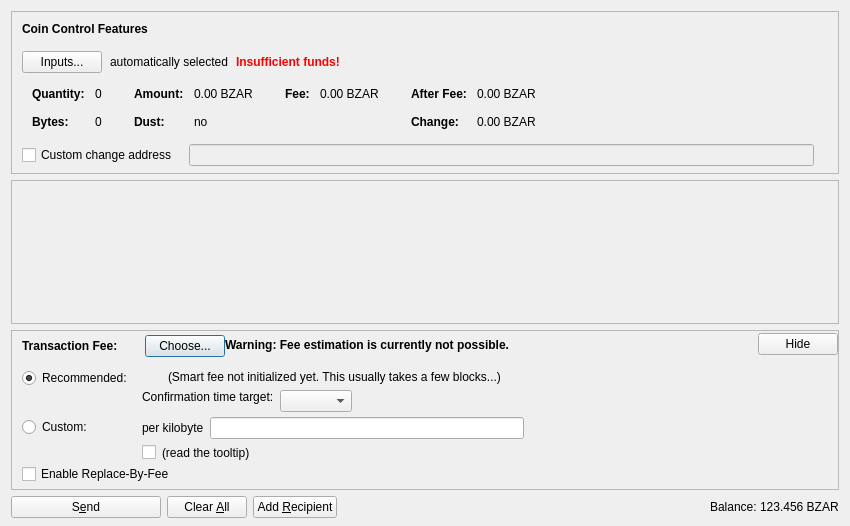
<?xml version="1.0" encoding="UTF-8"?>
<ui version="4.0">
 <class>SendCoinsDialog</class>
 <widget class="QDialog" name="SendCoinsDialog">
  <property name="geometry">
   <rect>
    <x>0</x>
    <y>0</y>
    <width>850</width>
    <height>526</height>
   </rect>
  </property>
  <property name="windowTitle">
   <string>Send Coins</string>
  </property>
  <layout class="QVBoxLayout" name="verticalLayout" stretch="0,1,0,0">
   <property name="bottomMargin">
    <number>8</number>
   </property>
   <item>
    <widget class="QFrame" name="frameCoinControl">
     <property name="sizePolicy">
      <sizepolicy hsizetype="Expanding" vsizetype="Expanding">
       <horstretch>0</horstretch>
       <verstretch>0</verstretch>
      </sizepolicy>
     </property>
     <property name="maximumSize">
      <size>
       <width>16777215</width>
       <height>16777215</height>
      </size>
     </property>
     <property name="frameShape">
      <enum>QFrame::StyledPanel</enum>
     </property>
     <property name="frameShadow">
      <enum>QFrame::Sunken</enum>
     </property>
     <layout class="QVBoxLayout" name="verticalLayoutCoinControl2">
      <property name="spacing">
       <number>0</number>
      </property>
      <property name="leftMargin">
       <number>0</number>
      </property>
      <property name="topMargin">
       <number>0</number>
      </property>
      <property name="rightMargin">
       <number>0</number>
      </property>
      <property name="bottomMargin">
       <number>6</number>
      </property>
      <item>
       <layout class="QVBoxLayout" name="verticalLayoutCoinControl" stretch="0,0,0,0,1">
        <property name="spacing">
         <number>0</number>
        </property>
        <property name="leftMargin">
         <number>10</number>
        </property>
        <property name="topMargin">
         <number>10</number>
        </property>
        <item>
         <layout class="QHBoxLayout" name="horizontalLayoutCoinControl1">
          <property name="bottomMargin">
           <number>15</number>
          </property>
          <item>
           <widget class="QLabel" name="labelCoinControlFeatures">
            <property name="sizePolicy">
             <sizepolicy hsizetype="Preferred" vsizetype="Maximum">
              <horstretch>0</horstretch>
              <verstretch>0</verstretch>
             </sizepolicy>
            </property>
            <property name="font">
             <font>
              <weight>75</weight>
              <bold>true</bold>
             </font>
            </property>
            <property name="styleSheet">
             <string notr="true">font-weight:bold;</string>
            </property>
            <property name="text">
             <string>Coin Control Features</string>
            </property>
           </widget>
          </item>
         </layout>
        </item>
        <item>
         <layout class="QHBoxLayout" name="horizontalLayoutCoinControl2" stretch="0,0,0,0">
          <property name="spacing">
           <number>8</number>
          </property>
          <property name="bottomMargin">
           <number>10</number>
          </property>
          <item>
           <widget class="QPushButton" name="pushButtonCoinControl">
            <property name="styleSheet">
             <string notr="true"/>
            </property>
            <property name="text">
             <string>Inputs...</string>
            </property>
            <property name="autoDefault">
             <bool>false</bool>
            </property>
           </widget>
          </item>
          <item>
           <widget class="QLabel" name="labelCoinControlAutomaticallySelected">
            <property name="text">
             <string>automatically selected</string>
            </property>
            <property name="margin">
             <number>5</number>
            </property>
           </widget>
          </item>
          <item>
           <widget class="QLabel" name="labelCoinControlInsuffFunds">
            <property name="font">
             <font>
              <weight>75</weight>
              <bold>true</bold>
             </font>
            </property>
            <property name="styleSheet">
             <string notr="true">color:red;font-weight:bold;</string>
            </property>
            <property name="text">
             <string>Insufficient funds!</string>
            </property>
            <property name="margin">
             <number>5</number>
            </property>
           </widget>
          </item>
          <item>
           <spacer name="horizontalSpacerCoinControl">
            <property name="orientation">
             <enum>Qt::Horizontal</enum>
            </property>
            <property name="sizeHint" stdset="0">
             <size>
              <width>40</width>
              <height>1</height>
             </size>
            </property>
           </spacer>
          </item>
         </layout>
        </item>
        <item>
         <widget class="QWidget" name="widgetCoinControl" native="true">
          <property name="sizePolicy">
           <sizepolicy hsizetype="Preferred" vsizetype="Preferred">
            <horstretch>0</horstretch>
            <verstretch>0</verstretch>
           </sizepolicy>
          </property>
          <property name="minimumSize">
           <size>
            <width>0</width>
            <height>0</height>
           </size>
          </property>
          <property name="styleSheet">
           <string notr="true"/>
          </property>
          <layout class="QHBoxLayout" name="horizontalLayoutCoinControl5">
           <property name="leftMargin">
            <number>0</number>
           </property>
           <property name="topMargin">
            <number>0</number>
           </property>
           <property name="rightMargin">
            <number>0</number>
           </property>
           <property name="bottomMargin">
            <number>0</number>
           </property>
           <item>
            <layout class="QHBoxLayout" name="horizontalLayoutCoinControl3" stretch="0,0,0,1">
             <property name="spacing">
              <number>20</number>
             </property>
             <property name="topMargin">
              <number>0</number>
             </property>
             <property name="bottomMargin">
              <number>10</number>
             </property>
             <item>
              <layout class="QFormLayout" name="formLayoutCoinControl1">
               <property name="horizontalSpacing">
                <number>10</number>
               </property>
               <property name="verticalSpacing">
                <number>14</number>
               </property>
               <property name="leftMargin">
                <number>10</number>
               </property>
               <property name="topMargin">
                <number>4</number>
               </property>
               <property name="rightMargin">
                <number>6</number>
               </property>
               <item row="0" column="0">
                <widget class="QLabel" name="labelCoinControlQuantityText">
                 <property name="font">
                  <font>
                   <weight>75</weight>
                   <bold>true</bold>
                  </font>
                 </property>
                 <property name="text">
                  <string>Quantity:</string>
                 </property>
                 <property name="margin">
                  <number>0</number>
                 </property>
                </widget>
               </item>
               <item row="0" column="1">
                <widget class="QLabel" name="labelCoinControlQuantity">
                 <property name="cursor">
                  <cursorShape>IBeamCursor</cursorShape>
                 </property>
                 <property name="contextMenuPolicy">
                  <enum>Qt::ActionsContextMenu</enum>
                 </property>
                 <property name="text">
                  <string notr="true">0</string>
                 </property>
                 <property name="margin">
                  <number>0</number>
                 </property>
                 <property name="textInteractionFlags">
                  <set>Qt::LinksAccessibleByMouse|Qt::TextSelectableByKeyboard|Qt::TextSelectableByMouse</set>
                 </property>
                </widget>
               </item>
               <item row="1" column="0">
                <widget class="QLabel" name="labelCoinControlBytesText">
                 <property name="font">
                  <font>
                   <weight>75</weight>
                   <bold>true</bold>
                  </font>
                 </property>
                 <property name="text">
                  <string>Bytes:</string>
                 </property>
                </widget>
               </item>
               <item row="1" column="1">
                <widget class="QLabel" name="labelCoinControlBytes">
                 <property name="cursor">
                  <cursorShape>IBeamCursor</cursorShape>
                 </property>
                 <property name="contextMenuPolicy">
                  <enum>Qt::ActionsContextMenu</enum>
                 </property>
                 <property name="text">
                  <string notr="true">0</string>
                 </property>
                 <property name="textInteractionFlags">
                  <set>Qt::LinksAccessibleByMouse|Qt::TextSelectableByKeyboard|Qt::TextSelectableByMouse</set>
                 </property>
                </widget>
               </item>
              </layout>
             </item>
             <item>
              <layout class="QFormLayout" name="formLayoutCoinControl2">
               <property name="horizontalSpacing">
                <number>10</number>
               </property>
               <property name="verticalSpacing">
                <number>14</number>
               </property>
               <property name="leftMargin">
                <number>6</number>
               </property>
               <property name="topMargin">
                <number>4</number>
               </property>
               <property name="rightMargin">
                <number>6</number>
               </property>
               <item row="0" column="0">
                <widget class="QLabel" name="labelCoinControlAmountText">
                 <property name="font">
                  <font>
                   <weight>75</weight>
                   <bold>true</bold>
                  </font>
                 </property>
                 <property name="text">
                  <string>Amount:</string>
                 </property>
                 <property name="margin">
                  <number>0</number>
                 </property>
                </widget>
               </item>
               <item row="0" column="1">
                <widget class="QLabel" name="labelCoinControlAmount">
                 <property name="cursor">
                  <cursorShape>IBeamCursor</cursorShape>
                 </property>
                 <property name="contextMenuPolicy">
                  <enum>Qt::ActionsContextMenu</enum>
                 </property>
                 <property name="text">
                  <string notr="true">0.00 BZAR</string>
                 </property>
                 <property name="textInteractionFlags">
                  <set>Qt::LinksAccessibleByMouse|Qt::TextSelectableByKeyboard|Qt::TextSelectableByMouse</set>
                 </property>
                </widget>
               </item>
               <item row="1" column="0">
                <widget class="QLabel" name="labelCoinControlLowOutputText">
                 <property name="font">
                  <font>
                   <weight>75</weight>
                   <bold>true</bold>
                  </font>
                 </property>
                 <property name="text">
                  <string>Dust:</string>
                 </property>
                </widget>
               </item>
               <item row="1" column="1">
                <widget class="QLabel" name="labelCoinControlLowOutput">
                 <property name="cursor">
                  <cursorShape>IBeamCursor</cursorShape>
                 </property>
                 <property name="contextMenuPolicy">
                  <enum>Qt::ActionsContextMenu</enum>
                 </property>
                 <property name="text">
                  <string notr="true">no</string>
                 </property>
                 <property name="textInteractionFlags">
                  <set>Qt::LinksAccessibleByMouse|Qt::TextSelectableByKeyboard|Qt::TextSelectableByMouse</set>
                 </property>
                </widget>
               </item>
              </layout>
             </item>
             <item>
              <layout class="QFormLayout" name="formLayoutCoinControl3">
               <property name="horizontalSpacing">
                <number>10</number>
               </property>
               <property name="verticalSpacing">
                <number>14</number>
               </property>
               <property name="leftMargin">
                <number>6</number>
               </property>
               <property name="topMargin">
                <number>4</number>
               </property>
               <property name="rightMargin">
                <number>6</number>
               </property>
               <item row="0" column="0">
                <widget class="QLabel" name="labelCoinControlFeeText">
                 <property name="font">
                  <font>
                   <weight>75</weight>
                   <bold>true</bold>
                  </font>
                 </property>
                 <property name="text">
                  <string>Fee:</string>
                 </property>
                 <property name="margin">
                  <number>0</number>
                 </property>
                </widget>
               </item>
               <item row="0" column="1">
                <widget class="QLabel" name="labelCoinControlFee">
                 <property name="cursor">
                  <cursorShape>IBeamCursor</cursorShape>
                 </property>
                 <property name="contextMenuPolicy">
                  <enum>Qt::ActionsContextMenu</enum>
                 </property>
                 <property name="text">
                  <string notr="true">0.00 BZAR</string>
                 </property>
                 <property name="textInteractionFlags">
                  <set>Qt::LinksAccessibleByMouse|Qt::TextSelectableByKeyboard|Qt::TextSelectableByMouse</set>
                 </property>
                </widget>
               </item>
              </layout>
             </item>
             <item>
              <layout class="QFormLayout" name="formLayoutCoinControl4">
               <property name="horizontalSpacing">
                <number>10</number>
               </property>
               <property name="verticalSpacing">
                <number>14</number>
               </property>
               <property name="leftMargin">
                <number>6</number>
               </property>
               <property name="topMargin">
                <number>4</number>
               </property>
               <property name="rightMargin">
                <number>6</number>
               </property>
               <item row="0" column="0">
                <widget class="QLabel" name="labelCoinControlAfterFeeText">
                 <property name="font">
                  <font>
                   <weight>75</weight>
                   <bold>true</bold>
                  </font>
                 </property>
                 <property name="text">
                  <string>After Fee:</string>
                 </property>
                 <property name="margin">
                  <number>0</number>
                 </property>
                </widget>
               </item>
               <item row="0" column="1">
                <widget class="QLabel" name="labelCoinControlAfterFee">
                 <property name="cursor">
                  <cursorShape>IBeamCursor</cursorShape>
                 </property>
                 <property name="contextMenuPolicy">
                  <enum>Qt::ActionsContextMenu</enum>
                 </property>
                 <property name="text">
                  <string notr="true">0.00 BZAR</string>
                 </property>
                 <property name="textInteractionFlags">
                  <set>Qt::LinksAccessibleByMouse|Qt::TextSelectableByKeyboard|Qt::TextSelectableByMouse</set>
                 </property>
                </widget>
               </item>
               <item row="1" column="0">
                <widget class="QLabel" name="labelCoinControlChangeText">
                 <property name="font">
                  <font>
                   <weight>75</weight>
                   <bold>true</bold>
                  </font>
                 </property>
                 <property name="text">
                  <string>Change:</string>
                 </property>
                </widget>
               </item>
               <item row="1" column="1">
                <widget class="QLabel" name="labelCoinControlChange">
                 <property name="cursor">
                  <cursorShape>IBeamCursor</cursorShape>
                 </property>
                 <property name="contextMenuPolicy">
                  <enum>Qt::ActionsContextMenu</enum>
                 </property>
                 <property name="text">
                  <string notr="true">0.00 BZAR</string>
                 </property>
                 <property name="textInteractionFlags">
                  <set>Qt::LinksAccessibleByMouse|Qt::TextSelectableByKeyboard|Qt::TextSelectableByMouse</set>
                 </property>
                </widget>
               </item>
              </layout>
             </item>
            </layout>
           </item>
          </layout>
         </widget>
        </item>
        <item>
         <layout class="QHBoxLayout" name="horizontalLayoutCoinControl4" stretch="0,0,0">
          <property name="spacing">
           <number>12</number>
          </property>
          <property name="sizeConstraint">
           <enum>QLayout::SetDefaultConstraint</enum>
          </property>
          <property name="topMargin">
           <number>5</number>
          </property>
          <property name="rightMargin">
           <number>5</number>
          </property>
          <item>
           <widget class="QCheckBox" name="checkBoxCoinControlChange">
            <property name="toolTip">
             <string>If this is activated, but the change address is empty or invalid, change will be sent to a newly generated address.</string>
            </property>
            <property name="text">
             <string>Custom change address</string>
            </property>
           </widget>
          </item>
          <item>
           <widget class="QValidatedLineEdit" name="lineEditCoinControlChange">
            <property name="enabled">
             <bool>false</bool>
            </property>
            <property name="sizePolicy">
             <sizepolicy hsizetype="Expanding" vsizetype="Fixed">
              <horstretch>0</horstretch>
              <verstretch>0</verstretch>
             </sizepolicy>
            </property>
           </widget>
          </item>
          <item>
           <widget class="QLabel" name="labelCoinControlChangeLabel">
            <property name="sizePolicy">
             <sizepolicy hsizetype="Preferred" vsizetype="Expanding">
              <horstretch>0</horstretch>
              <verstretch>0</verstretch>
             </sizepolicy>
            </property>
            <property name="minimumSize">
             <size>
              <width>0</width>
              <height>0</height>
             </size>
            </property>
            <property name="text">
             <string/>
            </property>
            <property name="margin">
             <number>3</number>
            </property>
           </widget>
          </item>
         </layout>
        </item>
        <item>
         <spacer name="verticalSpacerCoinControl">
          <property name="orientation">
           <enum>Qt::Vertical</enum>
          </property>
          <property name="sizeHint" stdset="0">
           <size>
            <width>800</width>
            <height>1</height>
           </size>
          </property>
         </spacer>
        </item>
       </layout>
      </item>
     </layout>
    </widget>
   </item>
   <item>
    <widget class="QScrollArea" name="scrollArea">
     <property name="widgetResizable">
      <bool>true</bool>
     </property>
     <widget class="QWidget" name="scrollAreaWidgetContents">
      <property name="geometry">
       <rect>
        <x>0</x>
        <y>0</y>
        <width>830</width>
        <height>104</height>
       </rect>
      </property>
      <layout class="QVBoxLayout" name="verticalLayout_2" stretch="0,1">
       <property name="leftMargin">
        <number>0</number>
       </property>
       <property name="topMargin">
        <number>0</number>
       </property>
       <property name="rightMargin">
        <number>0</number>
       </property>
       <property name="bottomMargin">
        <number>0</number>
       </property>
       <item>
        <layout class="QVBoxLayout" name="entries">
         <property name="spacing">
          <number>6</number>
         </property>
        </layout>
       </item>
       <item>
        <spacer name="verticalSpacer">
         <property name="orientation">
          <enum>Qt::Vertical</enum>
         </property>
         <property name="sizeHint" stdset="0">
          <size>
           <width>20</width>
           <height>40</height>
          </size>
         </property>
        </spacer>
       </item>
      </layout>
     </widget>
    </widget>
   </item>
   <item>
    <widget class="QFrame" name="frameFee">
     <property name="sizePolicy">
      <sizepolicy hsizetype="Expanding" vsizetype="Expanding">
       <horstretch>0</horstretch>
       <verstretch>0</verstretch>
      </sizepolicy>
     </property>
     <property name="maximumSize">
      <size>
       <width>16777215</width>
       <height>16777215</height>
      </size>
     </property>
     <property name="frameShape">
      <enum>QFrame::StyledPanel</enum>
     </property>
     <property name="frameShadow">
      <enum>QFrame::Sunken</enum>
     </property>
     <layout class="QVBoxLayout" name="verticalLayoutFee1">
      <property name="spacing">
       <number>0</number>
      </property>
      <property name="leftMargin">
       <number>0</number>
      </property>
      <property name="topMargin">
       <number>0</number>
      </property>
      <property name="rightMargin">
       <number>0</number>
      </property>
      <property name="bottomMargin">
       <number>0</number>
      </property>
      <item>
       <layout class="QVBoxLayout" name="verticalLayoutFee2" stretch="0,0,0">
        <property name="spacing">
         <number>0</number>
        </property>
        <property name="leftMargin">
         <number>10</number>
        </property>
        <property name="topMargin">
         <number>0</number>
        </property>
        <item>
         <layout class="QHBoxLayout" name="horizontalLayoutFee1">
          <property name="bottomMargin">
           <number>0</number>
          </property>
          <item>
           <layout class="QVBoxLayout" name="verticalLayoutFee7">
            <property name="spacing">
             <number>0</number>
            </property>
            <item>
             <spacer name="verticalSpacerSmartFee">
              <property name="orientation">
               <enum>Qt::Vertical</enum>
              </property>
              <property name="sizeType">
               <enum>QSizePolicy::Fixed</enum>
              </property>
              <property name="sizeHint" stdset="0">
               <size>
                <width>1</width>
                <height>4</height>
               </size>
              </property>
             </spacer>
            </item>
            <item>
             <layout class="QHBoxLayout" name="horizontalLayoutSmartFee">
              <property name="spacing">
               <number>10</number>
              </property>
              <item>
               <widget class="QLabel" name="labelFeeHeadline">
                <property name="sizePolicy">
                 <sizepolicy hsizetype="Preferred" vsizetype="Maximum">
                  <horstretch>0</horstretch>
                  <verstretch>0</verstretch>
                 </sizepolicy>
                </property>
                <property name="font">
                 <font>
                  <weight>75</weight>
                  <bold>true</bold>
                 </font>
                </property>
                <property name="styleSheet">
                 <string notr="true">font-weight:bold;</string>
                </property>
                <property name="text">
                 <string>Transaction Fee:</string>
                </property>
               </widget>
              </item>
              <item>
               <widget class="QLabel" name="labelFeeMinimized">
                <property name="text">
                 <string/>
                </property>
               </widget>
              </item>
              <item>
               <widget class="QPushButton" name="buttonChooseFee">
                <property name="text">
                 <string>Choose...</string>
                </property>
               </widget>
              </item>
             </layout>
            </item>
            <item>
             <spacer name="verticalSpacer_5">
              <property name="orientation">
               <enum>Qt::Vertical</enum>
              </property>
              <property name="sizeHint" stdset="0">
               <size>
                <width>1</width>
                <height>1</height>
               </size>
              </property>
             </spacer>
            </item>
           </layout>
          </item>
          <item>
           <widget class="QLabel" name="fallbackFeeWarningLabel">
            <property name="toolTip">
             <string>Using the fallbackfee can result in sending a transaction that will take several hours or days (or never) to confirm. Consider choosing your fee manually or wait until you have validated the complete chain.</string>
            </property>
            <property name="font">
            <font>
                <weight>75</weight>
                <bold>true</bold>
            </font>
            </property>
            <property name="text">
             <string>Warning: Fee estimation is currently not possible.</string>
            </property>
            <property name="wordWrap">
             <bool>false</bool>
            </property>
           </widget>
          </item>
          <item>
           <spacer name="horizontalSpacer_4">
            <property name="orientation">
             <enum>Qt::Horizontal</enum>
            </property>
            <property name="sizeType">
             <enum>QSizePolicy::MinimumExpanding</enum>
            </property>
            <property name="sizeHint" stdset="0">
             <size>
              <width>40</width>
              <height>20</height>
             </size>
            </property>
           </spacer>
          </item>
          <item>
           <widget class="QPushButton" name="buttonMinimizeFee">
            <property name="toolTip">
             <string>collapse fee-settings</string>
            </property>
            <property name="text">
             <string>Hide</string>
            </property>
           </widget>
          </item>
         </layout>
        </item>
        <item>
         <widget class="QFrame" name="frameFeeSelection">
          <layout class="QVBoxLayout" name="verticalLayoutFee12">
           <property name="spacing">
            <number>0</number>
           </property>
           <property name="leftMargin">
            <number>0</number>
           </property>
           <property name="topMargin">
            <number>0</number>
           </property>
           <property name="rightMargin">
            <number>0</number>
           </property>
           <property name="bottomMargin">
            <number>0</number>
           </property>
           <item>
            <layout class="QGridLayout" name="gridLayoutFee">
             <property name="topMargin">
              <number>10</number>
             </property>
             <property name="bottomMargin">
              <number>4</number>
             </property>
             <property name="horizontalSpacing">
              <number>10</number>
             </property>
             <property name="verticalSpacing">
              <number>4</number>
             </property>
             <item row="1" column="1">
              <layout class="QVBoxLayout" name="verticalLayoutFee8">
               <property name="spacing">
                <number>6</number>
               </property>
               <item>
                <layout class="QHBoxLayout" name="horizontalLayoutFee13">
                 <item>
                  <widget class="QLabel" name="labelCustomPerKilobyte">
                   <property name="toolTip">
                    <string>Specify a custom fee per kB (1,000 bytes) of the transaction's virtual size.

Note:  Since the fee is calculated on a per-byte basis, a fee of "100 satoshis per kB" for a transaction size of 500 bytes (half of 1 kB) would ultimately yield a fee of only 50 satoshis.</string>
                   </property>
                   <property name="text">
                    <string>per kilobyte</string>
                   </property>
                  </widget>
                 </item>
                 <item>
                  <widget class="BitcoinrandAmountField" name="customFee"/>
                 </item>
                 <item>
                  <spacer name="horizontalSpacer_6">
                   <property name="orientation">
                    <enum>Qt::Horizontal</enum>
                   </property>
                   <property name="sizeHint" stdset="0">
                    <size>
                     <width>1</width>
                     <height>1</height>
                    </size>
                   </property>
                  </spacer>
                 </item>
                </layout>
               </item>
               <item>
                <layout class="QHBoxLayout" name="horizontalLayoutFee8">
                 <item>
                  <widget class="QCheckBox" name="checkBoxMinimumFee">
                   <property name="toolTip">
                    <string>Paying only the minimum fee is just fine as long as there is less transaction volume than space in the blocks. But be aware that this can end up in a never confirming transaction once there is more demand for bitcoinrand transactions than the network can process.</string>
                   </property>
                   <property name="text">
                    <string/>
                   </property>
                  </widget>
                 </item>
                 <item>
                  <widget class="QLabel" name="labelMinFeeWarning">
                   <property name="enabled">
                    <bool>true</bool>
                   </property>
                   <property name="toolTip">
                    <string>Paying only the minimum fee is just fine as long as there is less transaction volume than space in the blocks. But be aware that this can end up in a never confirming transaction once there is more demand for bitcoinrand transactions than the network can process.</string>
                   </property>
                   <property name="text">
                    <string>(read the tooltip)</string>
                   </property>
                   <property name="margin">
                    <number>5</number>
                   </property>
                  </widget>
                 </item>
                 <item>
                  <spacer name="horizontalSpacer_2">
                   <property name="orientation">
                    <enum>Qt::Horizontal</enum>
                   </property>
                   <property name="sizeHint" stdset="0">
                    <size>
                     <width>1</width>
                     <height>1</height>
                    </size>
                   </property>
                  </spacer>
                 </item>
                </layout>
               </item>
              </layout>
             </item>
             <item row="0" column="0">
              <layout class="QVBoxLayout" name="verticalLayoutFee4" stretch="0,1">
               <item>
                <widget class="QRadioButton" name="radioSmartFee">
                 <property name="text">
                  <string>Recommended:</string>
                 </property>
                 <property name="checked">
                  <bool>true</bool>
                 </property>
                 <attribute name="buttonGroup">
                  <string notr="true">groupFee</string>
                 </attribute>
                </widget>
               </item>
               <item>
                <spacer name="verticalSpacer_2">
                 <property name="orientation">
                  <enum>Qt::Vertical</enum>
                 </property>
                 <property name="sizeHint" stdset="0">
                  <size>
                   <width>1</width>
                   <height>1</height>
                  </size>
                 </property>
                </spacer>
               </item>
              </layout>
             </item>
             <item row="1" column="0">
              <layout class="QVBoxLayout" name="verticalLayoutFee9" stretch="0,1">
               <item>
                <widget class="QRadioButton" name="radioCustomFee">
                 <property name="text">
                  <string>Custom:</string>
                 </property>
                 <attribute name="buttonGroup">
                  <string notr="true">groupFee</string>
                 </attribute>
                </widget>
               </item>
               <item>
                <spacer name="verticalSpacer_6">
                 <property name="orientation">
                  <enum>Qt::Vertical</enum>
                 </property>
                 <property name="sizeHint" stdset="0">
                  <size>
                   <width>1</width>
                   <height>1</height>
                  </size>
                 </property>
                </spacer>
               </item>
              </layout>
             </item>
             <item row="0" column="1">
              <layout class="QVBoxLayout" name="verticalLayoutFee3" stretch="0,0,1">
               <property name="spacing">
                <number>6</number>
               </property>
               <property name="topMargin">
                <number>2</number>
               </property>
               <item>
                <layout class="QHBoxLayout" name="horizontalLayoutFee12">
                 <item>
                  <widget class="QLabel" name="labelSmartFee">
                   <property name="text">
                    <string/>
                   </property>
                   <property name="margin">
                    <number>2</number>
                   </property>
                  </widget>
                 </item>
                 <item>
                  <widget class="QLabel" name="labelFeeEstimation">
                   <property name="text">
                    <string/>
                   </property>
                  </widget>
                 </item>
                 <item>
                  <widget class="QLabel" name="labelSmartFee2">
                   <property name="text">
                    <string>(Smart fee not initialized yet. This usually takes a few blocks...)</string>
                   </property>
                   <property name="margin">
                    <number>2</number>
                   </property>
                  </widget>
                 </item>
                 <item>
                  <spacer name="horizontalSpacer_5">
                   <property name="orientation">
                    <enum>Qt::Horizontal</enum>
                   </property>
                   <property name="sizeHint" stdset="0">
                    <size>
                     <width>1</width>
                     <height>1</height>
                    </size>
                   </property>
                  </spacer>
                 </item>
                </layout>
               </item>
               <item>
                <layout class="QHBoxLayout" name="horizontalLayoutFee9">
                 <item>
                  <layout class="QVBoxLayout" name="verticalLayoutFee6">
                   <item>
                    <widget class="QLabel" name="labelSmartFee3">
                     <property name="text">
                      <string>Confirmation time target:</string>
                     </property>
                     <property name="margin">
                      <number>2</number>
                     </property>
                    </widget>
                   </item>
                   <item>
                    <spacer name="verticalSpacer_3">
                     <property name="orientation">
                      <enum>Qt::Vertical</enum>
                     </property>
                     <property name="sizeHint" stdset="0">
                      <size>
                       <width>1</width>
                       <height>1</height>
                      </size>
                     </property>
                    </spacer>
                   </item>
                  </layout>
                 </item>
                 <item>
                  <layout class="QVBoxLayout" name="verticalLayoutFee5">
                   <property name="rightMargin">
                    <number>30</number>
                   </property>
                   <item>
                    <layout class="QHBoxLayout" name="horizontalLayoutConfTarget">
                     <property name="bottomMargin">
                      <number>0</number>
                     </property>
                     <item>
                      <widget class="QComboBox" name="confTargetSelector"/>
                     </item>
                     <item>
                      <spacer name="horizontalSpacerConfTarget">
                       <property name="orientation">
                        <enum>Qt::Horizontal</enum>
                       </property>
                       <property name="sizeHint" stdset="0">
                        <size>
                         <width>40</width>
                         <height>20</height>
                        </size>
                       </property>
                      </spacer>
                     </item>
                    </layout>
                   </item>
                  </layout>
                 </item>
                </layout>
               </item>
               <item>
                <spacer name="verticalSpacer_4">
                 <property name="orientation">
                  <enum>Qt::Vertical</enum>
                 </property>
                 <property name="sizeHint" stdset="0">
                  <size>
                   <width>1</width>
                   <height>1</height>
                  </size>
                 </property>
                </spacer>
               </item>
              </layout>
             </item>
            </layout>
           </item>
           <item>
            <widget class="QCheckBox" name="optInRBF">
             <property name="text">
              <string>Enable Replace-By-Fee</string>
             </property>
             <property name="toolTip">
              <string>With Replace-By-Fee (BIP-125) you can increase a transaction's fee after it is sent. Without this, a higher fee may be recommended to compensate for increased transaction delay risk.</string>
             </property>
            </widget>
           </item>
          </layout>
         </widget>
        </item>
        <item>
         <spacer name="verticalSpacerFee">
          <property name="orientation">
           <enum>Qt::Vertical</enum>
          </property>
          <property name="sizeHint" stdset="0">
           <size>
            <width>40</width>
            <height>5</height>
           </size>
          </property>
         </spacer>
        </item>
       </layout>
      </item>
     </layout>
    </widget>
   </item>
   <item>
    <layout class="QHBoxLayout" name="horizontalLayout">
     <item>
      <widget class="QPushButton" name="sendButton">
       <property name="minimumSize">
        <size>
         <width>150</width>
         <height>0</height>
        </size>
       </property>
       <property name="toolTip">
        <string>Confirm the send action</string>
       </property>
       <property name="text">
        <string>S&amp;end</string>
       </property>
       <property name="icon">
        <iconset resource="../bitcoinrand.qrc">
         <normaloff>:/icons/send</normaloff>:/icons/send</iconset>
       </property>
       <property name="autoDefault">
        <bool>false</bool>
       </property>
       <property name="default">
        <bool>false</bool>
       </property>
      </widget>
     </item>
     <item>
      <widget class="QPushButton" name="clearButton">
       <property name="sizePolicy">
        <sizepolicy hsizetype="Minimum" vsizetype="Fixed">
         <horstretch>0</horstretch>
         <verstretch>0</verstretch>
        </sizepolicy>
       </property>
       <property name="toolTip">
        <string>Clear all fields of the form.</string>
       </property>
       <property name="text">
        <string>Clear &amp;All</string>
       </property>
       <property name="icon">
        <iconset resource="../bitcoinrand.qrc">
         <normaloff>:/icons/remove</normaloff>:/icons/remove</iconset>
       </property>
       <property name="autoDefault">
        <bool>false</bool>
       </property>
      </widget>
     </item>
     <item>
      <widget class="QPushButton" name="addButton">
       <property name="toolTip">
        <string>Send to multiple recipients at once</string>
       </property>
       <property name="text">
        <string>Add &amp;Recipient</string>
       </property>
       <property name="icon">
        <iconset resource="../bitcoinrand.qrc">
         <normaloff>:/icons/add</normaloff>:/icons/add</iconset>
       </property>
       <property name="autoDefault">
        <bool>false</bool>
       </property>
      </widget>
     </item>
     <item>
      <spacer name="horizontalSpacer">
       <property name="orientation">
        <enum>Qt::Horizontal</enum>
       </property>
       <property name="sizeHint" stdset="0">
        <size>
         <width>40</width>
         <height>20</height>
        </size>
       </property>
      </spacer>
     </item>
     <item>
      <layout class="QHBoxLayout" name="horizontalLayout_2">
       <property name="spacing">
        <number>3</number>
       </property>
       <item>
        <widget class="QLabel" name="label">
         <property name="sizePolicy">
          <sizepolicy hsizetype="Preferred" vsizetype="Fixed">
           <horstretch>0</horstretch>
           <verstretch>0</verstretch>
          </sizepolicy>
         </property>
         <property name="text">
          <string>Balance:</string>
         </property>
        </widget>
       </item>
       <item>
        <widget class="QLabel" name="labelBalance">
         <property name="sizePolicy">
          <sizepolicy hsizetype="Preferred" vsizetype="Fixed">
           <horstretch>0</horstretch>
           <verstretch>0</verstretch>
          </sizepolicy>
         </property>
         <property name="cursor">
          <cursorShape>IBeamCursor</cursorShape>
         </property>
         <property name="text">
          <string notr="true">123.456 BZAR</string>
         </property>
         <property name="textInteractionFlags">
          <set>Qt::LinksAccessibleByMouse|Qt::TextSelectableByKeyboard|Qt::TextSelectableByMouse</set>
         </property>
        </widget>
       </item>
      </layout>
     </item>
    </layout>
   </item>
  </layout>
 </widget>
 <customwidgets>
  <customwidget>
   <class>QValidatedLineEdit</class>
   <extends>QLineEdit</extends>
   <header>qt/qvalidatedlineedit.h</header>
  </customwidget>
  <customwidget>
   <class>BitcoinrandAmountField</class>
   <extends>QLineEdit</extends>
   <header>qt/bitcoinrandamountfield.h</header>
   <container>1</container>
  </customwidget>
 </customwidgets>
 <resources>
  <include location="../bitcoinrand.qrc"/>
 </resources>
 <connections/>
 <buttongroups>
  <buttongroup name="groupFee"/>
 </buttongroups>
</ui>
